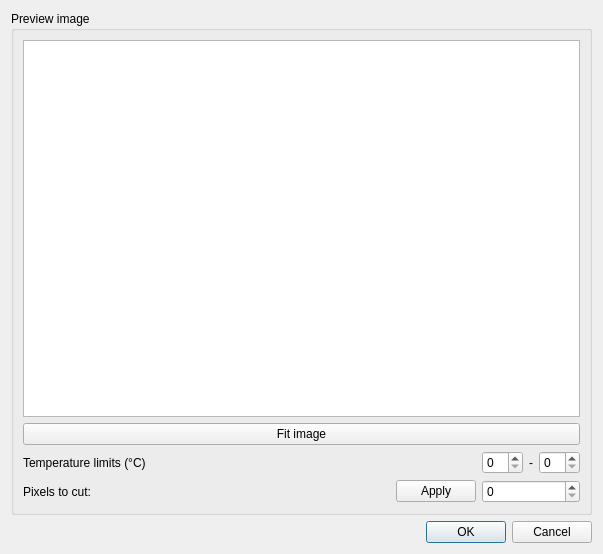
<?xml version="1.0" encoding="UTF-8"?>
<ui version="4.0">
 <class>HeatMapDialog</class>
 <widget class="QDialog" name="HeatMapDialog">
  <property name="geometry">
   <rect>
    <x>0</x>
    <y>0</y>
    <width>603</width>
    <height>554</height>
   </rect>
  </property>
  <property name="windowTitle">
   <string>Dialog</string>
  </property>
  <layout class="QGridLayout" name="gridLayout_2">
   <item row="0" column="0">
    <layout class="QGridLayout" name="gridLayout">
     <item row="1" column="0">
      <widget class="QDialogButtonBox" name="buttonBox">
       <property name="orientation">
        <enum>Qt::Horizontal</enum>
       </property>
       <property name="standardButtons">
        <set>QDialogButtonBox::Cancel|QDialogButtonBox::Ok</set>
       </property>
      </widget>
     </item>
     <item row="0" column="0">
      <widget class="QGroupBox" name="groupBox">
       <property name="title">
        <string>Preview image</string>
       </property>
       <layout class="QGridLayout" name="gridLayout_4" columnstretch="1,0,0,0,0">
        <item row="2" column="2">
         <widget class="QSpinBox" name="minTempSpinBox">
          <property name="accelerated">
           <bool>true</bool>
          </property>
         </widget>
        </item>
        <item row="2" column="0">
         <widget class="QLabel" name="label">
          <property name="text">
           <string>Temperature limits (°C)</string>
          </property>
         </widget>
        </item>
        <item row="3" column="2" colspan="3">
         <widget class="QSpinBox" name="cutPixelsSpinBox">
          <property name="accelerated">
           <bool>true</bool>
          </property>
          <property name="maximum">
           <number>1000</number>
          </property>
         </widget>
        </item>
        <item row="1" column="0" colspan="5">
         <widget class="QPushButton" name="fitPushButton">
          <property name="text">
           <string>Fit image</string>
          </property>
         </widget>
        </item>
        <item row="0" column="0" colspan="5">
         <widget class="QGraphicsView" name="graphicsView"/>
        </item>
        <item row="3" column="0">
         <widget class="QLabel" name="label_3">
          <property name="text">
           <string>Pixels to cut:</string>
          </property>
         </widget>
        </item>
        <item row="2" column="3">
         <widget class="QLabel" name="label_2">
          <property name="text">
           <string>-</string>
          </property>
         </widget>
        </item>
        <item row="2" column="4">
         <widget class="QSpinBox" name="maxTempSpinBox">
          <property name="accelerated">
           <bool>true</bool>
          </property>
         </widget>
        </item>
        <item row="3" column="1">
         <widget class="QPushButton" name="applyPixelcutPushButton">
          <property name="text">
           <string>Apply</string>
          </property>
         </widget>
        </item>
       </layout>
      </widget>
     </item>
    </layout>
   </item>
  </layout>
 </widget>
 <resources/>
 <connections>
  <connection>
   <sender>buttonBox</sender>
   <signal>accepted()</signal>
   <receiver>HeatMapDialog</receiver>
   <slot>accept()</slot>
   <hints>
    <hint type="sourcelabel">
     <x>248</x>
     <y>254</y>
    </hint>
    <hint type="destinationlabel">
     <x>157</x>
     <y>274</y>
    </hint>
   </hints>
  </connection>
  <connection>
   <sender>buttonBox</sender>
   <signal>rejected()</signal>
   <receiver>HeatMapDialog</receiver>
   <slot>reject()</slot>
   <hints>
    <hint type="sourcelabel">
     <x>316</x>
     <y>260</y>
    </hint>
    <hint type="destinationlabel">
     <x>286</x>
     <y>274</y>
    </hint>
   </hints>
  </connection>
 </connections>
</ui>
